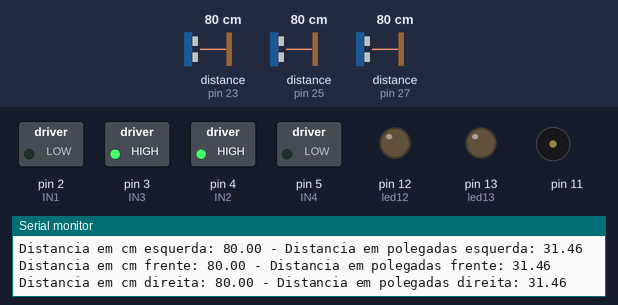
Bench run of a sketch on a simulated Arduino Mega 2560, built with avr-gcc and run on an emulated ATmega2560. Shown: switched loads named in the sketch (green lamp = pin HIGH), output pins drawn as LEDs (lit = HIGH), buzzer (waves = sounding), the last lines printed to the serial monitor. Dashed ring = blinking. The inputs (shaded band) are chosen by the test bench; at power-on: distance to the obstacle (sensors on pin 23, pin 27, pin 25) 80 cm. The echo pulse lasts 58.3 µs per cm.

Above: at 1.2 s.
1.3 s: distance to the obstacle (sensor on pin 23) set to 18 cm
4.3 s: distance to the obstacle (sensor on pin 23) set to 14 cm
At 4.91 s:
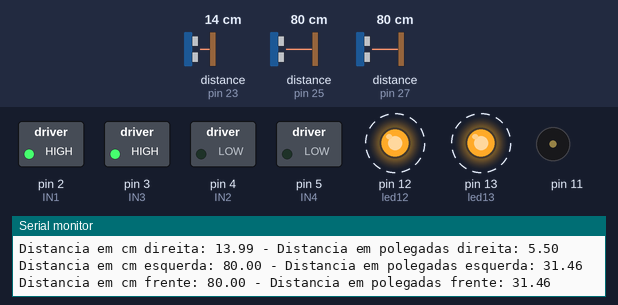
7.3 s: distance to the obstacle (sensor on pin 27) set to 50 cm
10.3 s: distance to the obstacle (sensor on pin 27) set to 42 cm
At 11.6 s:
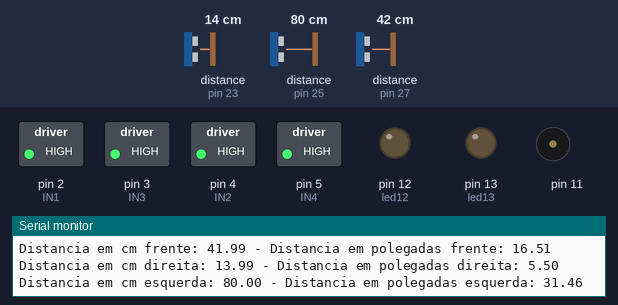
11.9 s: distance to the obstacle (sensor on pin 27) set to 60 cm
At 12.3 s:
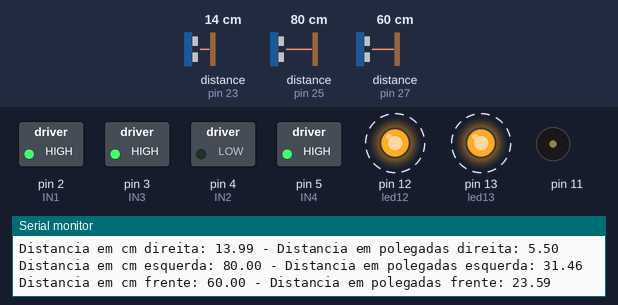
Timing chart, 0 to 18.9 s (numbered marks = the images above; inputs shaded):
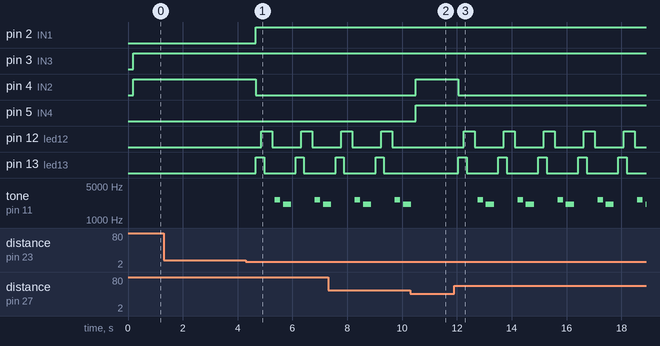

The sketch:

motor3sirenes.ino
```cpp
#include <Ultrasonic.h>
#define pino_trigger1 22
#define pino_trigger2 24
#define pino_trigger3 26
#define pino_echo1 23
#define pino_echo2 25
#define pino_echo3 27
#define distancia_lado 15
#define distancia_frente 45
Ultrasonic ultrasonic1(pino_trigger1, pino_echo1);
Ultrasonic ultrasonic2(pino_trigger2, pino_echo2);
Ultrasonic ultrasonic3(pino_trigger3, pino_echo3);

int led13 = 13;
int led12 =  12;

float seno;
int frequencia;

//motor_A
int IN1 = 2 ;
int IN2 = 4 ;

//motor_B
int IN3 = 3 ;
int IN4 = 5 ;
void frente() {
  /*Inicio dos Estados do motor A*/
  ///direita frente
  digitalWrite(IN1, LOW);
  digitalWrite(IN2, HIGH);

  //frente esquerda
  digitalWrite(IN3, HIGH);
  digitalWrite(IN4, LOW);
}

void tras() {
  //direita tras
  digitalWrite(IN1, HIGH);
  digitalWrite(IN2, LOW);

  //tras esquerda
  digitalWrite(IN3, LOW);
  digitalWrite(IN4, HIGH);
}

void direita() {
  //direita tras
  digitalWrite(IN1, HIGH);
  digitalWrite(IN2, LOW);
}

void esquerda() {
  //tras esquerda
  digitalWrite(IN3, LOW);
  digitalWrite(IN4, HIGH);
}

void para() {
  //Freia direita
  digitalWrite(IN1, HIGH);
  digitalWrite(IN2, HIGH);

  //Freia esquerda
  digitalWrite(IN3, HIGH);
  digitalWrite(IN4, HIGH);
}

void sireneeluz() {
  digitalWrite(led13, HIGH);
  delay(200);
  digitalWrite(led12, HIGH);
  delay(100);
  digitalWrite(led13, LOW);
  delay(200);
  digitalWrite(led12, HIGH);
  delay(100);
  digitalWrite(led12, LOW);
  delay(100);
  tone(11, 2622, 200); //DO
  delay(300);
  tone(11, 2114, 300); //RE
  delay(300);
}
void setup() {
  pinMode(IN1, OUTPUT);
  pinMode(IN2, OUTPUT);
  pinMode(IN3, OUTPUT);
  pinMode(IN4, OUTPUT);
  Serial.begin(9600);
  Serial.println("lendo dados do sensor....");
  pinMode(led13, OUTPUT);
  pinMode(led12, OUTPUT);
  pinMode(11, OUTPUT);
}


void loop() {
  float cmMsec1, inMsec1;
  long microsec1 = ultrasonic1.timing();
  cmMsec1 = ultrasonic1.convert(microsec1, Ultrasonic::CM);
  inMsec1 = ultrasonic1.convert(microsec1, Ultrasonic::IN);
  Serial.print("Distancia em cm direita: ");
  Serial.print(cmMsec1);
  Serial.print(" - Distancia em polegadas direita: ");
  Serial.println(inMsec1);

  float cmMsec2, inMsec2;
  long microsec2 = ultrasonic2.timing();
  cmMsec2 = ultrasonic2.convert(microsec2, Ultrasonic::CM);
  inMsec2 = ultrasonic2.convert(microsec2, Ultrasonic::IN);
  Serial.print("Distancia em cm esquerda: ");
  Serial.print(cmMsec2);
  Serial.print(" - Distancia em polegadas esquerda: ");
  Serial.println(inMsec2);

  float cmMsec3, inMsec3;
  long microsec3 = ultrasonic3.timing();
  cmMsec3 = ultrasonic3.convert(microsec3, Ultrasonic::CM);
  inMsec3 = ultrasonic3.convert(microsec3, Ultrasonic::IN);
  Serial.print("Distancia em cm frente: ");
  Serial.print(cmMsec3);
  Serial.print(" - Distancia em polegadas frente: ");
  Serial.println(inMsec3);
  noTone(11);
    if (cmMsec3 <= distancia_frente){
    para();
  }
  else if (cmMsec1 <= distancia_lado){
    direita();
    sireneeluz();
  }
  else if (cmMsec2 <= distancia_lado){
    esquerda();
    sireneeluz();
  }
  else if (cmMsec3 >= 35){
   frente();
  }
  }
```

Measured:
- the behaviour switches between 16 and 15 cm on distance to the obstacle (sensor on pin 23) (found by bisection; images 0 and 1)
- the behaviour switches between 46 and 45 cm on distance to the obstacle (sensor on pin 27) (found by bisection; images 1 and 2)
- after the input at 4.3 s, pin 2 (IN1): LOW → HIGH after 0.36 s; pin 4 (IN2): HIGH → LOW after 0.36 s
- after the input at 10.3 s, pin 4 (IN2), pin 5 (IN4): LOW → HIGH after 0.19 s; pin 12 (led12): stays LOW (without the input it goes to HIGH after 0.39 s); pin 13 (led13): stays LOW (without the input it goes to HIGH after 0.19 s); tone on pin 11: goes on until 10.3 s, then stays silent
- after the input at 11.9 s, pin 4 (IN2): HIGH → LOW after 0.16 s; pin 12 (led12): alternates HIGH for 0.40 s and LOW for 1.1 s, starting after 0.36 s
